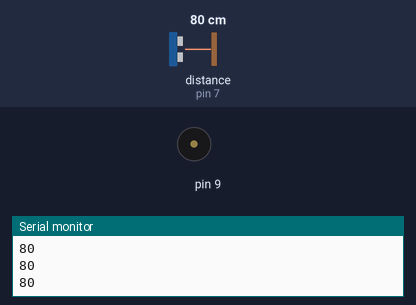
Bench run of a sketch on a simulated Arduino Uno, built with avr-gcc and run on an emulated ATmega328P. Parts: buzzer (waves = sounding), the last lines printed to the serial monitor. Wiring (inferred from the names in the program): ultrasonic range finder: trigger pin 8; echo pin 7. Inputs (shaded band) come from the test bench; at power-on: distance to the obstacle (sensor on pin 7) 80 cm. The echo pulse lasts 58.3 µs per cm.

Above: at 1.2 s.
1.3 s: distance to the obstacle (sensor on pin 7) set to 23 cm
2.8 s: distance to the obstacle (sensor on pin 7) set to 18 cm
At 3.3 s:
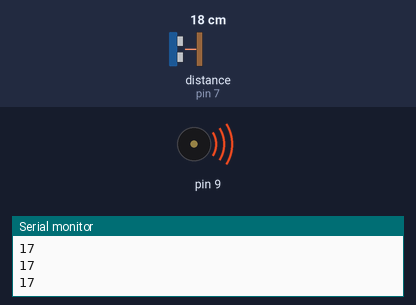
Timing chart, 0 to 5.8 s (numbered marks = the images above; inputs shaded):
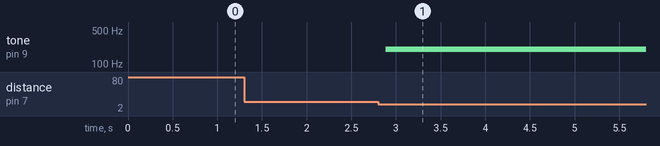

The sketch:

e1_class_ultrasense_alarm.ino
```cpp
long duration, distance;
const int echoPin =7;
const int trigPin = 8;


void setup() {
  // put your setup code here, to run once:
  Serial.begin (9600);

pinMode(trigPin,OUTPUT);
pinMode(echoPin,INPUT);
}

void loop() {
  // put your main code here, to run repeatedly:
digitalWrite(trigPin,LOW);
delayMicroseconds(2);
digitalWrite(trigPin,HIGH);
delayMicroseconds(10);
digitalWrite(trigPin,LOW);

duration = pulseIn(echoPin,HIGH);
distance = duration/57.8;
Serial.println(distance);

delay(50);
if(distance<20) tone(9,200);
else noTone(9);
}
```

Measured:
- the behaviour switches between 21 and 20 cm on distance to the obstacle (sensor on pin 7) (found by bisection; images 0 and 1)
- after the input at 2.8 s, tone on pin 9: silent → 200 Hz after 0.09 s
